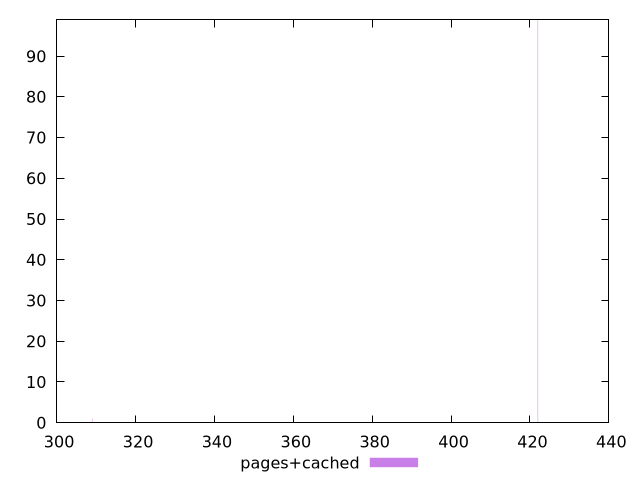

This figure's gnuplot source:
$_pagesCached <<EOF
309 1
422 99
EOF
set key outside below
set terminal pngcairo
set output "report_00004_2020-11-02T20-21-41.718Z/dom-size/pages+cached//raw_hist.png"
set yrange [0:99]
set boxwidth 0.1
set style fill transparent solid 0.5 noborder
plot $_pagesCached title "pages+cached" with boxes ,
